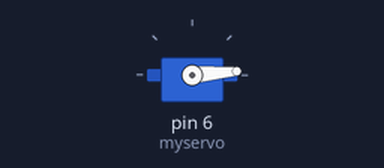
Recording of a sketch running on a simulated Arduino Uno, built with avr-gcc and run on an emulated ATmega328P. On the bench: servo.

Above: at 0.05 s.
At 4.05 s:
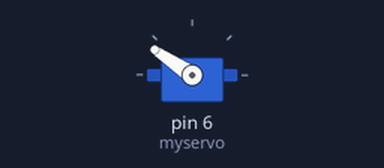
At 8.0 s:
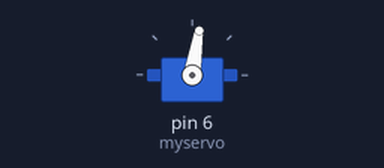
Timing chart, 0 to 10.4 s (numbered marks = the images above):
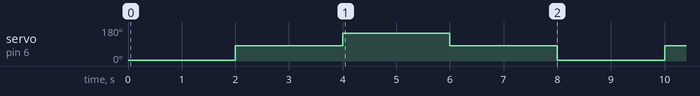

Measured:
- by itself, servo on pin 6 (myservo): repeats every 8.0 s: 146° 2.0 s, 81° 2.0 s, 5° 2.0 s, 81° 2.0 s

The sketch:

066_ServoSweep.ino
```cpp
//A full description of this module (and many others) can be downloaded at: https://eve_arduino

#include <Servo.h>
Servo myservo;

int pos = 0;

void setup()
{
  myservo.attach(6);
}

void loop()
{
  myservo.writeMicroseconds(600);
  delay(2000);
  myservo.writeMicroseconds(1375);
  delay(2000);
  myservo.writeMicroseconds(2050);
  delay(2000);
  myservo.writeMicroseconds(1375);
  delay(2000);
}
```
